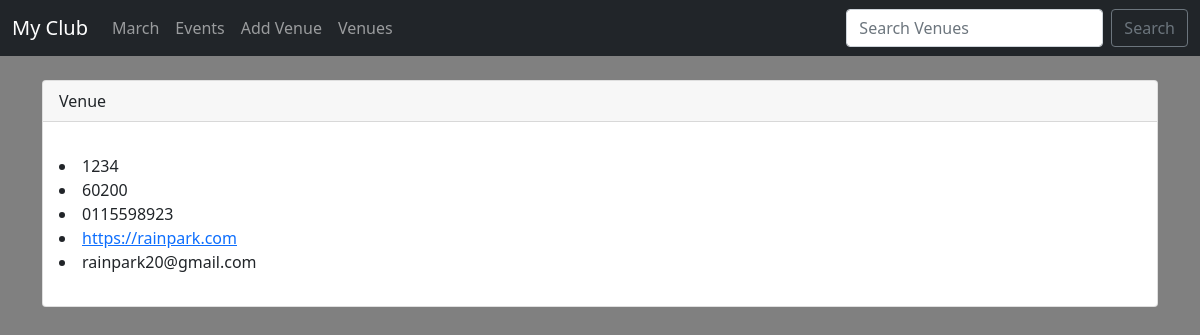
The app's page /show_venue/2 with its own data.
### events/models.py (models this page shows, shortened)
class Venue(models.Model):
    name = models.CharField('Venue Name',max_length=120)
    address = models.CharField(max_length=300)
    zip_code = models.CharField('Zip Code',max_length=15)
    phone = models.CharField('Contact Phone',max_length=25,blank=True)
    web = models.URLField('Website Address',blank=True)
    email_address = models.EmailField('Email Address',blank=True)

### events/views.py (the view)
# urls.py: path('show_venue/<venue_id>',views.show_venue,name='show-venue'),
def show_venue(request,venue_id):
	venue = Venue.objects.get(pk=venue_id)
	return render(request,'events/show_venue.html',{
		'venue':venue,
	})

### events/templates/events/show_venue.html (shortened to what this page needs)
{% extends 'events/base.html' %}
{% block content %}
            <div class="card">
                <div class="card-header">
                    Venue
                </div>
                <div class="card-body">
                  <p class="card-text">
                        <li>{{ venue.address }}</li>
                        <li>{{ venue.zip_code }}</li>
                        <li>{{ venue.phone }}</li>
                        <li> <a href="{{ venue.web }}">{{ venue.web }}</a></li>
                        <li> {{ venue.email_address }}</li>
                  </p>
                </div>
              </div>
{% endblock %}

### records on screen
Venue: address "1234", zip_code "60200", phone "0115598923", web "https://rainpark.com", email_address "rainpark20@gmail.com"
